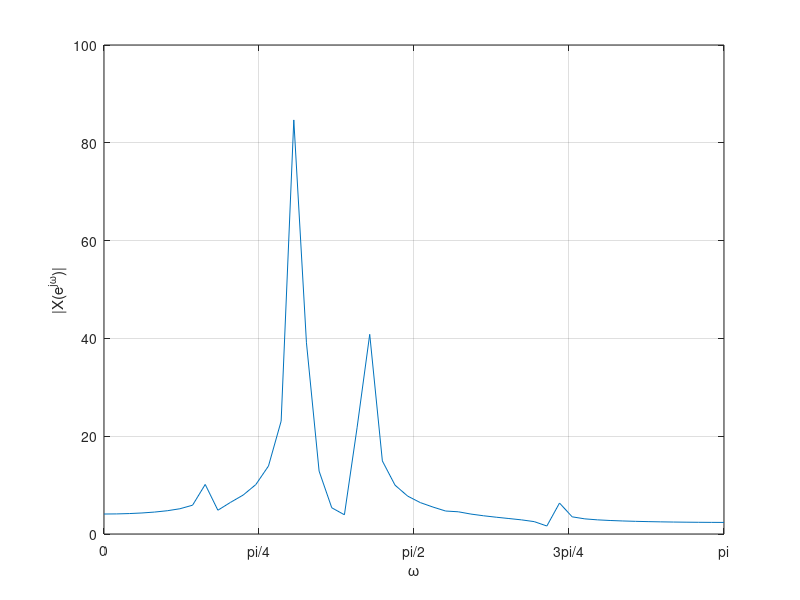
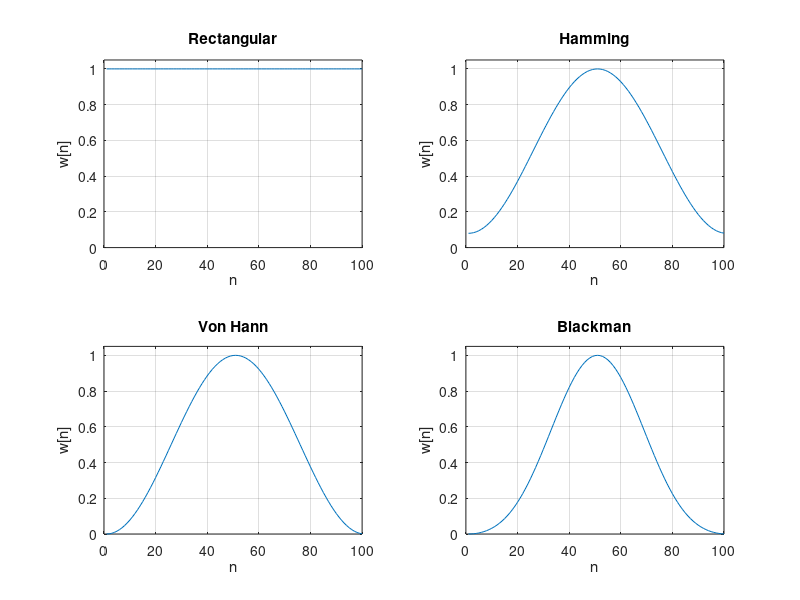
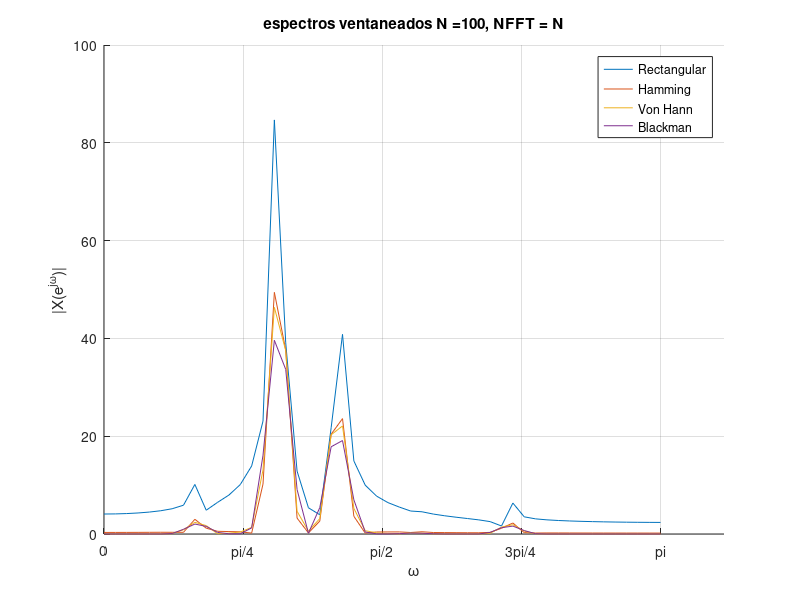
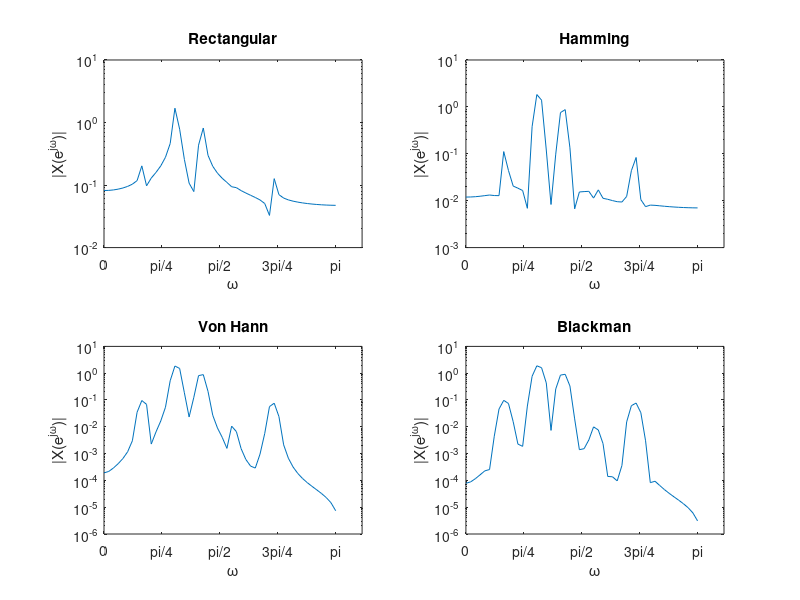

These charts were generated, in order, by the following MATLAB code: (Note: this script raises an error after producing the figures.)
%%% Tarea 12: Análisis espectral de señales discretas
clear; close all; clc;
%% Carga de datos, Defino constantes
%cantidad de muestras
N = 100;
%señal x, carga la variable de una
load("senal0010_0100.mat");
%eje de frecuencia
w = linspace(0,pi,N/2);
tickw = {[0 pi/4 pi/2 3*pi/4 pi],...
        {"0", "\pi/4", "\pi/2", "3\pi/4", "\pi"}};
%% 1_ fft de  la señal
X = fft(x,N);
%_________________________________________
figure('Name','Espectro fft');          %|
plot(w,abs(X(1:N/2)));                  %|
grid on;  xlim([0 pi]);                 %|
xlabel('\omega');                       %|
xticks(tickw{1});                       %|
xticklabels(tickw{2});                  %|
ylabel('|X(e^{j\omega})|');             %|
%-----------------------------------------
%% 2_ Módulo del espectro mediante ventanas
%Numero de la FFT
NFFT = N;
%Definimos las ventanas
ventanas = {};
ventanas{1} = {rectwin(N),             'Rectangular'};
ventanas{2} = {hamming(N,'periodic'),  'Hamming'    };
ventanas{3} = {hanning(N,'periodic'),  'Von Hann'   };
ventanas{4} = {blackman(N,'periodic'), 'Blackman'   };
%Las ploteamos________________________________________
figure('Name', 'Ventanas');                         %|
for k = 1:length(ventanas)                          %|
  subplot(2,2,k);                                   %|
  plot(ventanas{k}{1});                             %|
  grid on;                                          %|
  xlabel('n');                                      %|
  ylabel('w[n]');                                   %|
  title(ventanas{k}{2});                            %|
  ylim([0 1.05]);                                   %|
end                                                 %|
%-----------------------------------------------------

%Aproximamos el espectro ventaneado
x100 = {};
X100 = {};
for k = 1:length(ventanas)
  x100{k} = x.*ventanas{k}{1}'; 
  X100{k} = fft(x100{k},NFFT);
end
%ploteamos las aproximaciones_________________________________________
figure('Name', 'espectros ventaneados N =100, NFFT = N');           %|
hold on;                                                            %|
title('espectros ventaneados N =100, NFFT = N');                    %|
for k = 1:length(X100)                                              %|
  plot(w,abs(X100{k}(1:NFFT/2)),'DisplayName',ventanas{k}{2});      %|
end                                                                 %|
hold off; grid on; xticks(tickw{1}); xticklabels(tickw{2});         %|
xlabel('\omega'); ylabel('|X(e^{j\omega})|');                       %|
legend('show')                                                      %|
%---------------------------------------------------------------------

%% 3_ Espectros escalados 
% Tengo que multiplicar por 2 y dividir por el area de la ventana (H(2w=0))
X100scl = {};
for k = 1:length(X100)
  X100scl{k} = abs(X100{k})*2/sum(ventanas{k}{1});
end
%ploteamos las aproximaciones_____________________________________________
figure('Name', 'espectros ventaneados y escalados N = 100, NFFT = N');  %|
title('espectros ventaneados y escalados N = 100, NFFT = N');           %|
for k = 1:length(X100scl)                                               %|
  subplot(2,2,k);                                                       %|
  semilogy(w,X100scl{k}(1:N/2)); title(ventanas{k}{2});                 %|
  xlabel('\omega');  ylabel('|X(e^{j\omega})|');                        %|
  xticks(tickw{1}); xticklabels(tickw{2});                              %|
end                                                                     %|
%-------------------------------------------------------------------------

%% 4_ Inciso 2 con NFFT = 1000
NFFT = 1000;
%Aproximamos el espectro ventaneado
w1k = linspace(0,pi,NFFT/2);
x1000 = {};
X1000 = {};
for k = 1:length(ventanas)
  x1000{k} = x.*ventanas{k}{1}'; 
  X1000{k} = fft(x100{k},NFFT);
end
%ploteamos las aproximaciones_________________________________________
figure('Name', 'espectros ventaneados N =100, NFFT = 1000');        %|
hold on;                                                            %|
title('espectros ventaneados N =100, NFFT = 1000');                 %|
for k = 1:length(X1000)                                             %|
  plot(w1k,abs(X1000{k}(1:NFFT/2)),'DisplayName',ventanas{k}{2});   %|
end                                                                 %|
hold off; grid on; xticks(tickw{1}); xticklabels(tickw{2});         %|
xlabel('\omega'); ylabel('|X(e^{j\omega})|');                       %|
legend('show')                                                      %|
%---------------------------------------------------------------------
%Escalamos
X1000scl = {};
for k = 1:length(X1000)
  X1000scl{k} = abs(X1000{k})*2/sum(ventanas{k}{1});
end
%ploteamos las aproximaciones______________________________________________
figure('Name', 'espectros ventaneados y escalados N = 100, NFFT = 1000');%|
title('espectros ventaneados y escalados N = 100, NFFT = 1000');         %|
for k = 1:length(X1000scl)                                               %|
  subplot(2,2,k);                                                        %|
  semilogy(w1k,X1000scl{k}(1:NFFT/2)); title(ventanas{k}{2});            %|
  xlabel('\omega');  ylabel('|X(e^{j\omega})|');                         %|
  xticks(tickw{1}); xticklabels(tickw{2});                               %|
end                                                                      %|
%--------------------------------------------------------------------------

%% 5_ Tabla con frecuencias normalizadas
% Elijo todos los picos locales, pero hay algunos que son muy tenues
% Los agarre a mano, puede que esten un toq mal
rctabla = {'Rectangular',...
           [0.503662 2.04429  1.08036 0.132646],...
           [0.202693 0.963254 1.29693 2.26018]};
hatabla = {'Hamming',...
           [0.0606319 1.08201  0.544943 0.0470894],...
           [0.509958  0.963254 1.29693  2.25389]};
vhtabla = {'Von Hann',...
           [0.0496613 0.998329 0.498469 0.0399608],...
           [0.522549  0.963254 1.29693  2.24759],};
bltabla = {'Blackman',...
           [0.0419 0.8391 0.4195 0.0043 0.0336],...
           [0.5163 0.9633 1.2969 1.7125 2.2476]};
% Construcción de tablas individuales
T_rect = table(rctabla{2}(:), rctabla{3}(:)/pi, ...
    'VariableNames', {'Amplitud', 'f_norm_(×π)'});
T_ham = table(hatabla{2}(:), hatabla{3}(:)/pi, ...
    'VariableNames', {'Amplitud', 'f_norm_(×π)'});
T_hann = table(vhtabla{2}(:), vhtabla{3}(:)/pi, ...
    'VariableNames', {'Amplitud', 'f_norm_(×π)'});
T_blk = table(bltabla{2}(:), bltabla{3}(:)/pi, ...
    'VariableNames', {'Amplitud', 'f_norm_(×π)'});
% Mostrar tablas en consola
disp('==== Ventana Rectangular ===='), disp(T_rect)
disp('==== Ventana Hamming ===='),    disp(T_ham)
disp('==== Ventana Von Hann ===='),   disp(T_hann)
disp('==== Ventana Blackman ===='),   disp(T_blk)

%% 7_ Reconstruccion y sintesis mediante ventana de hamming